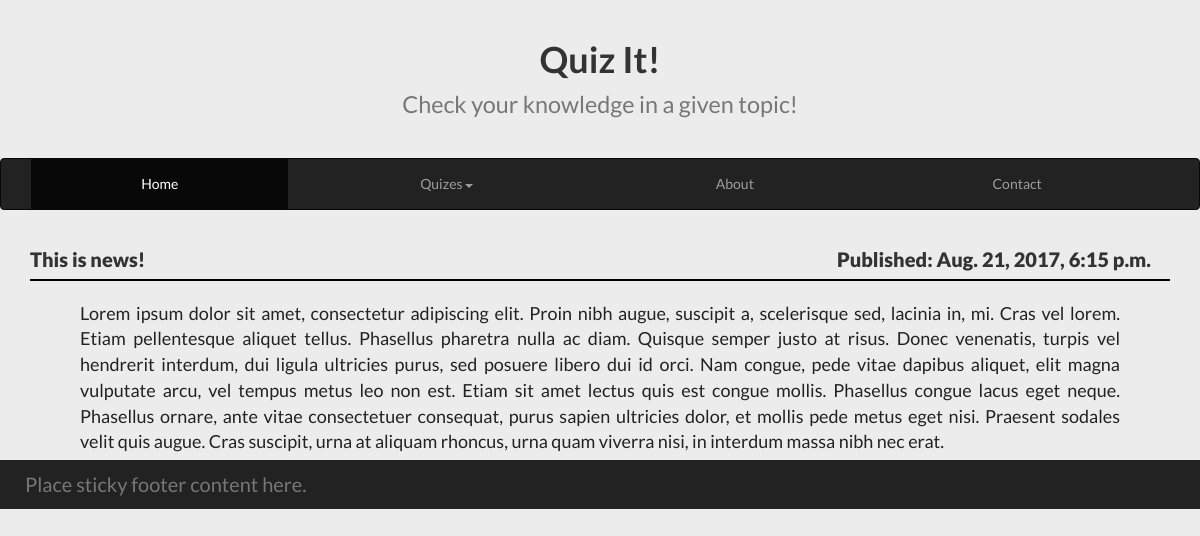
/home/posts/1/, run on the app's committed database.
### home/models.py (models this page shows, shortened)
class News(models.Model):
	title = models.CharField(max_length=200)
	article = models.TextField()
	pub_date = models.DateTimeField()

### home/views.py (the view)
# urls.py: url(r'^posts/(?P<post_id>\d+)/$', views.post, name='post'),
def post(request, post_id):
	the_post = News.objects.get(id=post_id)
	context = {'post': the_post}
	return render(request, 'home/post.html', context)

### home/templates/home/post.html (shortened to what this page needs)
{% extends 'home/base.html' %}
{% block content %}
	{% block title_div %}
		<div class="page-header">
			<h1>
				<a href="{% url 'home:index' %}">
					Quiz It!<br><small>Check your knowledge in a given topic!</small>
				</a>
			</h1>
		</div>
	{% endblock %}
	{% block menu_div %}
		<nav class="navbar navbar-default navbar-inverse">
			<div class="container-fluid">
			<div class="collapse navbar-collapse" id="bs-example-navbar-collapse-1">
				<ul class="nav navbar-nav">
					<li class="active"><a href="{% url 'home:index' %}">Home<span class="sr-only">(current)</span></a></li>
					<li class="dropdown">
						<a href="{% url 'home:quizes' %}" class="dropdown-toggle" data-toggle="dropdown" role="button" aria-haspopup="true" aria-expanded="false">Quizes<span class="caret"></span></a>
					</li>
					<li><a href="{% url 'home:about' %}">About</a></li>
					<li><a href="{% url 'home:contact' %}">Contact</a></li>
				</ul>
			</div>
			</div>
		</nav>
	{% endblock %}
	{% block content_div %}
				<div class="container">
					<article>
						<div class="article-header">
							<div class="article-title">
								<a href="{% url 'home:post' post.id%}">
									{{ post.title }}
								</a>
							</div>
							<div class="article-date">
								Published: {{ post.pub_date }}
							</div>
							<hr>
						</div>
						<div class="article-content">
								{{ post.article }}
						</div>
					</article>
				</div>
	{% endblock %}
{% endblock %}

### home/static/home/css/style.css (style rules this page uses)
html, body { background-color: #ececec; height: 100%; min-height: 100%; margin: 0; }
body { font-family: 'Lato', sans-serif; }
h1 { font-weight: bold; }
a { text-decoration: none; color: inherit; }
a:link, a:visited { text-decoration: inherit; color: inherit; }
.navbar-nav { margin: 0 auto; display: table; table-layout: auto; float: none; width: 100%; }
.navbar-nav > li { display: table-cell; float: none; text-align: center; }
.page-header { padding-bottom:9px; margin:40px 0 20px; border-bottom: none; text-align: center; text-decoration: none; }
.article-header { font-size: 20px; font-weight: 800; padding-top: 15px; padding-bottom: 15px; }
.article-title { display: inline-block; width: 49%; font-size: inherit; font-weight: inherit; text-align: left; }
.article-date { display: inline-block; width: 49%; font-size: inherit; font-weight: inherit; text-align: right; }
.article-header > hr { margin-top: 5px; margin-bottom: 5px; border-top: 2px solid #000; }
.article-content { font-size: 18px; text-align: justify; color: #222; padding-bottom: 5px; padding-left: 50px; padding-right: 50px; }

### data on the page
News: title "This is news!", pub_date "Aug. 21, 2017, 6:15 p.m.", article "Lorem ipsum dolor sit amet, consectetur adipiscing elit. Proin nibh augue, suscipit a, scelerisque sed, lacinia in, mi. Cras vel lorem. Etiam pellentesque aliquet tellus. Phasellus pharetra nulla ac diam. Quisque semper justo at risus. Donec venenatis, turpis vel hendrerit interdum, dui ligula ultricies purus, sed posuere libero dui id orci. Nam congue, pede vitae dapibus aliquet, elit magna vulputate arcu, vel tempus metus leo non est. Etiam sit amet lectus quis est congue mollis. Phasellus congue lacus eget neque. Phasellus ornare, ante vitae consectetuer consequat, purus sapien ultricies dolor, et mollis pede metus eget nisi. Praesent sodales velit quis augue. Cras suscipit, urna at…"
